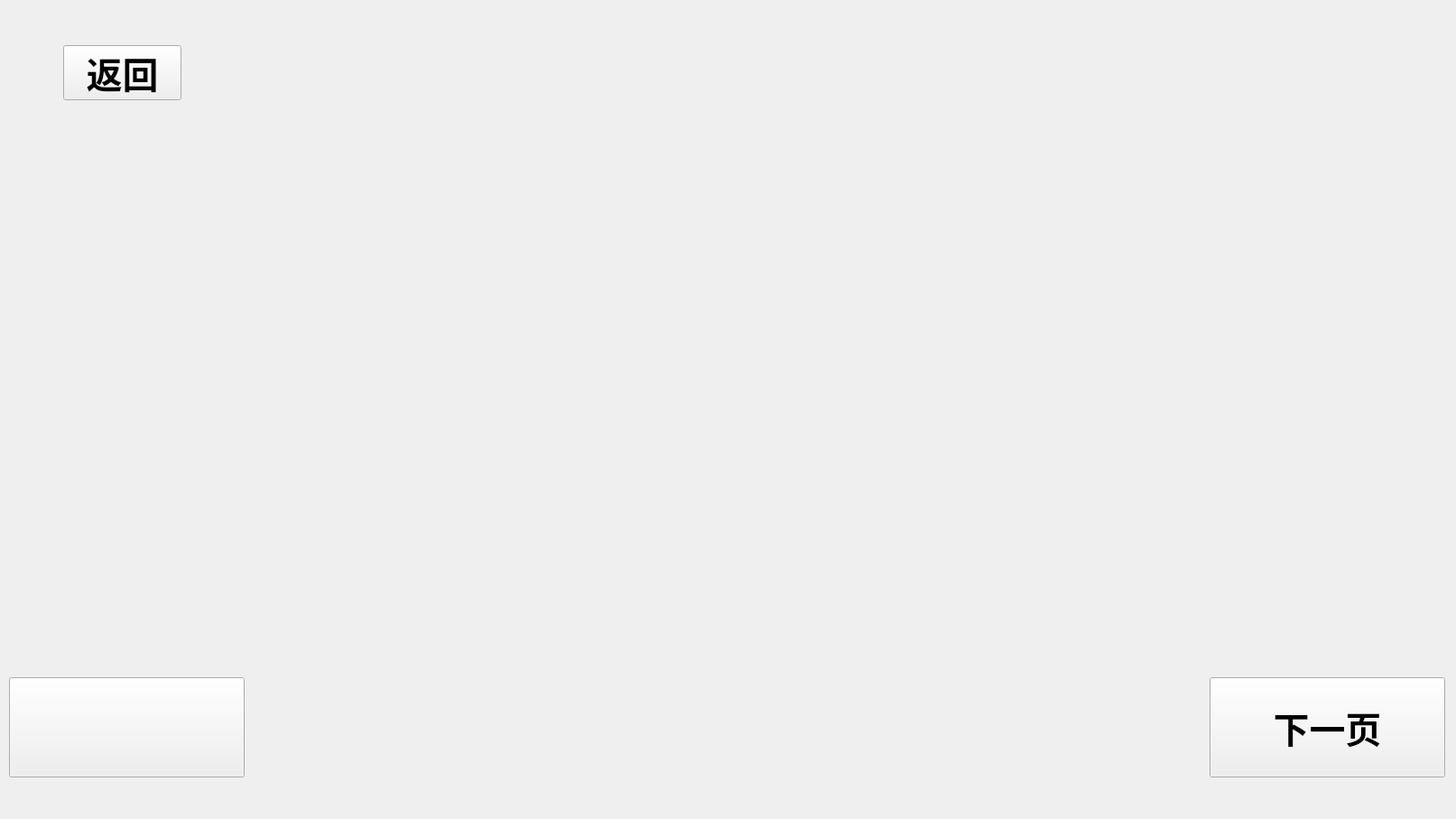
<?xml version="1.0" encoding="UTF-8"?>
<ui version="4.0">
 <class>Help</class>
 <widget class="QWidget" name="Help">
  <property name="geometry">
   <rect>
    <x>0</x>
    <y>0</y>
    <width>1613</width>
    <height>907</height>
   </rect>
  </property>
  <property name="windowTitle">
   <string>Form</string>
  </property>
  <widget class="QLabel" name="label">
   <property name="geometry">
    <rect>
     <x>0</x>
     <y>0</y>
     <width>1613</width>
     <height>907</height>
    </rect>
   </property>
   <property name="styleSheet">
    <string notr="true">background-image: url(:/images/assets/b.png);</string>
   </property>
   <property name="text">
    <string/>
   </property>
  </widget>
  <widget class="QPushButton" name="Back">
   <property name="geometry">
    <rect>
     <x>70</x>
     <y>50</y>
     <width>131</width>
     <height>61</height>
    </rect>
   </property>
   <property name="font">
    <font>
     <family>楷体</family>
     <pointsize>30</pointsize>
     <bold>true</bold>
    </font>
   </property>
   <property name="styleSheet">
    <string notr="true">QPushButton {
    border-image: url(:/images/assets/button_none.png);
}

QPushButton:hover {
    border-image: url(:/images/assets/button_hover.png);
}

QPushButton:pressed {
    border-image: url(:/images/assets/button_press.png);
}
</string>
   </property>
   <property name="text">
    <string>返回</string>
   </property>
  </widget>
  <widget class="QPushButton" name="Last">
   <property name="geometry">
    <rect>
     <x>10</x>
     <y>750</y>
     <width>261</width>
     <height>111</height>
    </rect>
   </property>
   <property name="font">
    <font>
     <family>楷体</family>
     <pointsize>30</pointsize>
     <bold>true</bold>
    </font>
   </property>
   <property name="styleSheet">
    <string notr="true">border-image: url(:/images/assets/transparent.png);</string>
   </property>
   <property name="text">
    <string/>
   </property>
  </widget>
  <widget class="QPushButton" name="Next">
   <property name="geometry">
    <rect>
     <x>1340</x>
     <y>750</y>
     <width>261</width>
     <height>111</height>
    </rect>
   </property>
   <property name="font">
    <font>
     <family>楷体</family>
     <pointsize>30</pointsize>
     <bold>true</bold>
    </font>
   </property>
   <property name="styleSheet">
    <string notr="true">QPushButton {
    border-image: url(:/images/assets/button_none.png);
}

QPushButton:hover {
    border-image: url(:/images/assets/button_hover.png);
}

QPushButton:pressed {
    border-image: url(:/images/assets/button_press.png);
}
</string>
   </property>
   <property name="text">
    <string>下一页</string>
   </property>
  </widget>
  <widget class="QLabel" name="pages">
   <property name="geometry">
    <rect>
     <x>300</x>
     <y>20</y>
     <width>1011</width>
     <height>861</height>
    </rect>
   </property>
   <property name="styleSheet">
    <string notr="true">border-image: url(:/images/assets/help_1.png);</string>
   </property>
   <property name="text">
    <string/>
   </property>
  </widget>
  <zorder>label</zorder>
  <zorder>pages</zorder>
  <zorder>Back</zorder>
  <zorder>Last</zorder>
  <zorder>Next</zorder>
 </widget>
 <resources/>
 <connections/>
</ui>
